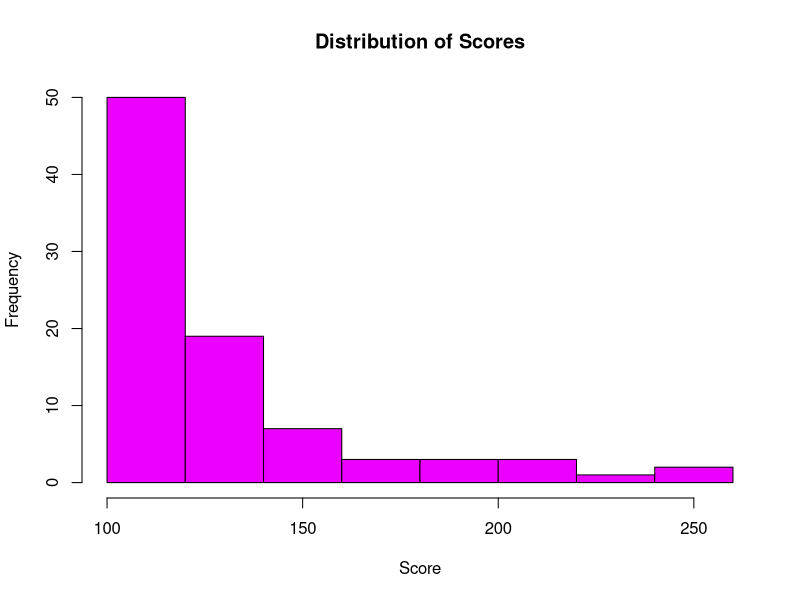
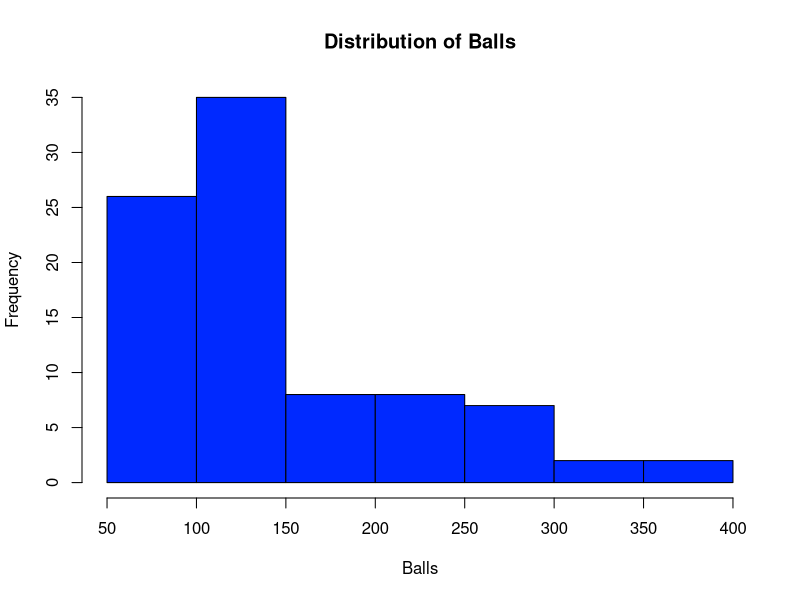
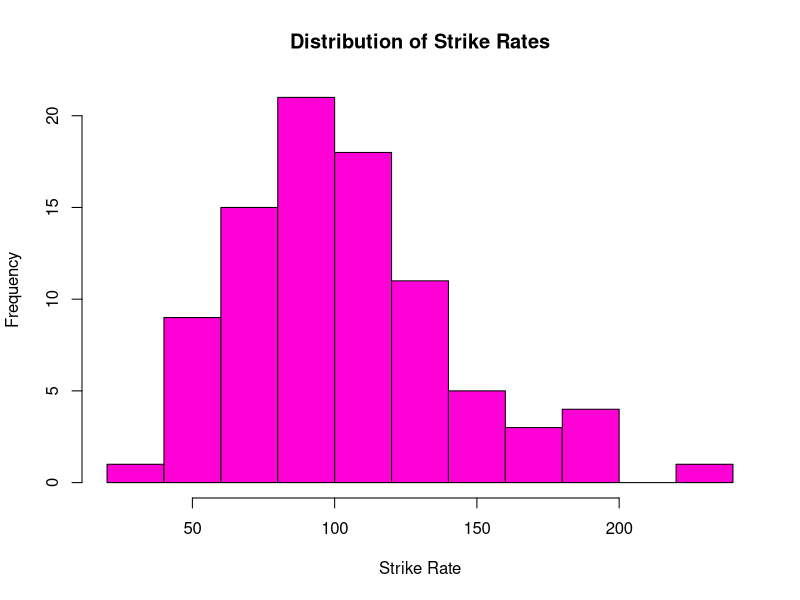
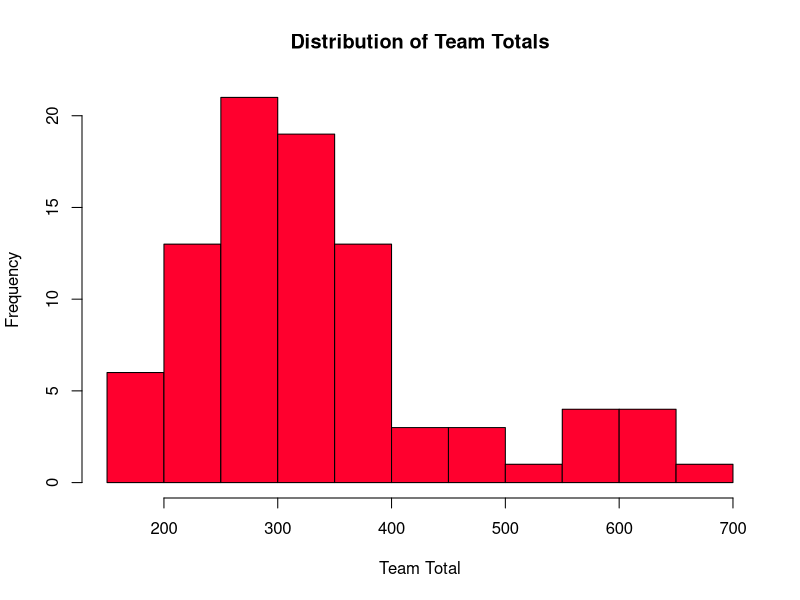
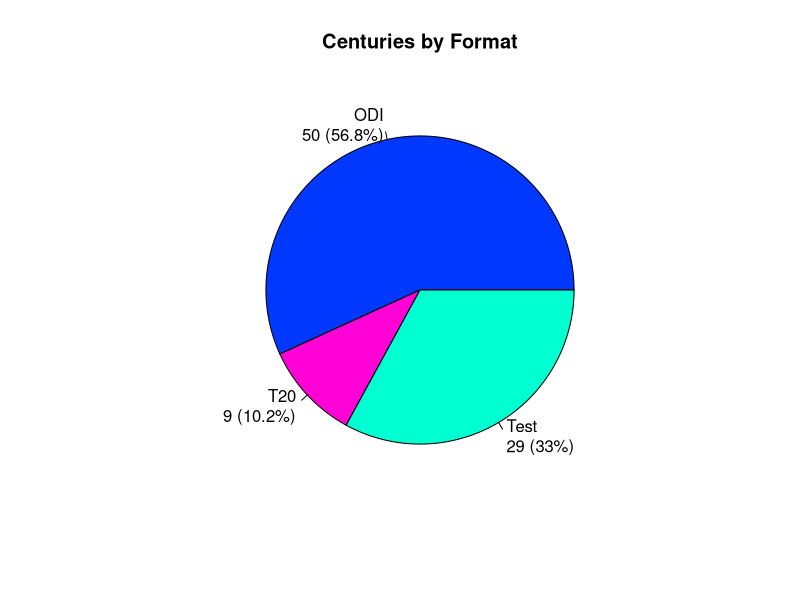
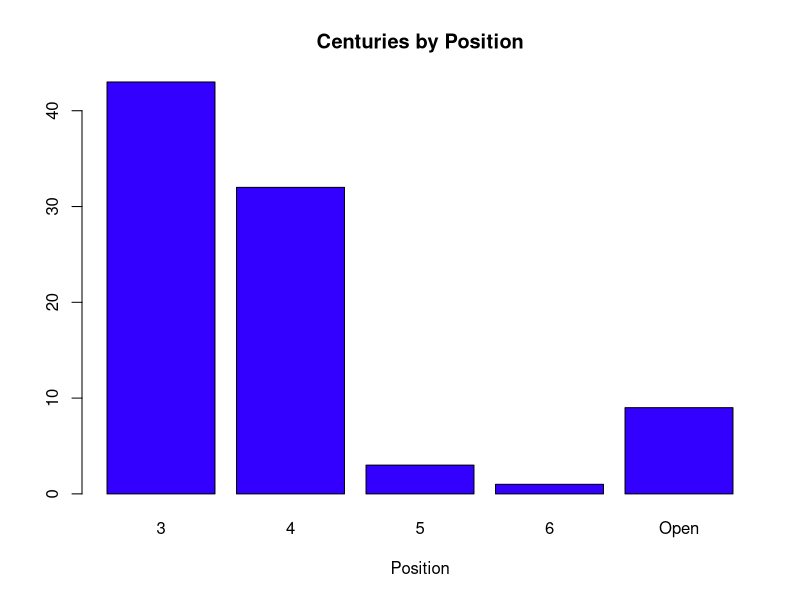
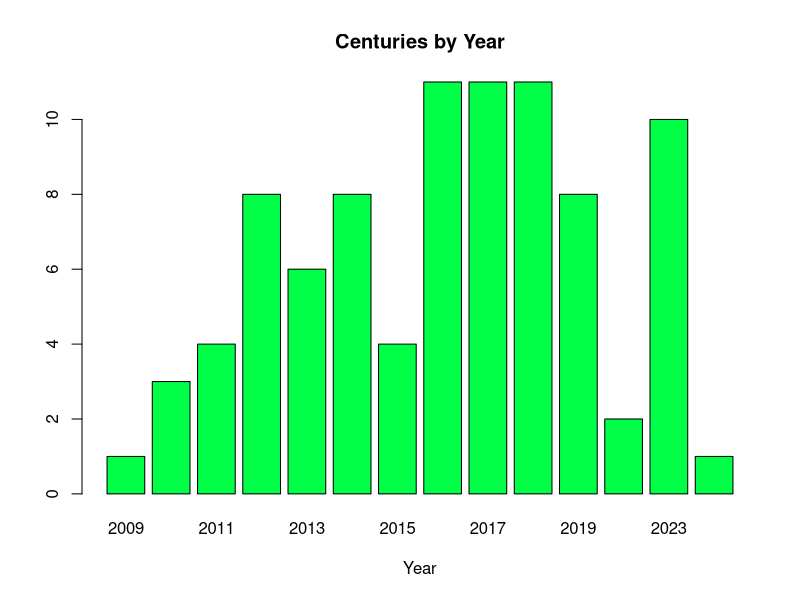
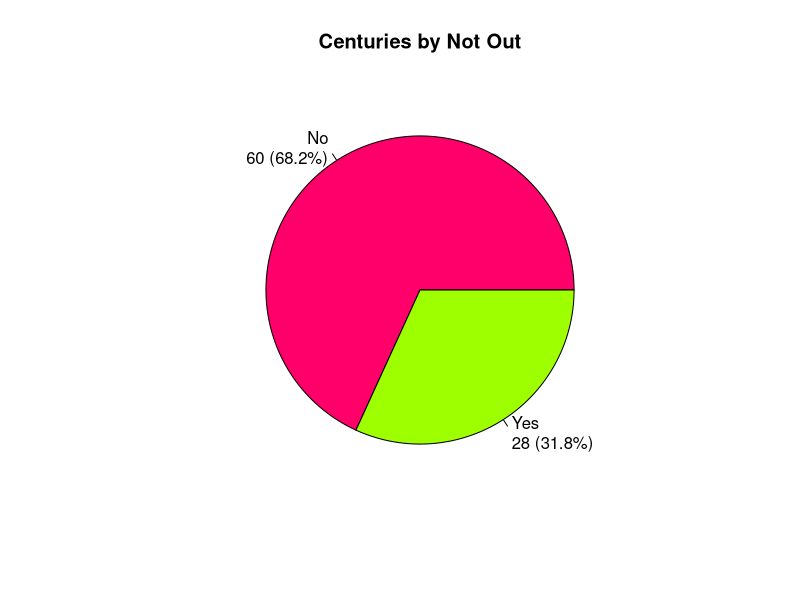

These charts were generated, in order, by the following R code:
# Virat Kohli Century Analysis

# Load required libraries
library(tidyverse)
library(corrplot)
library(nortest)
library(car)

# Read the data
data <- read.csv("IS 2105 - Proposal - Group18 - Dataset.csv")
View(data)

# Replace "T20i" with "T20" in Format column
data$Format <- ifelse(data$Format == "T20i", "T20", data$Format)
# In the Format column, "T20" means "T20 International(T20I)" and "Indian Premie League(IPL)"
view(data)

# Define the function to generate random colors from the rainbow spectrum
random_color <- function(n) {
  colors <- rainbow(100)
  sample(colors, n)
}

# 1. Univariate Analysis

# Summary statistics for quantitative variables
# Numerical Variables

# Score
hist(data$Score, 
    main = "Distribution of Scores", 
     xlab = "Score", 
     col = random_color(1)) 

# Balls
hist(data$Balls, 
     main = "Distribution of Balls", 
     xlab="Balls", 
     col = random_color(1))

# Strike Rate
hist(data$Strike.Rate, 
     main = "Distribution of Strike Rates", 
     xlab = "Strike Rate", 
     col = random_color(1))

# Team Total
hist(data$Team.Total, 
     main = "Distribution of Team Totals", 
     xlab = "Team Total", 
     col = random_color(1))

# Summary statistics for qualitative variables
# Categorical Variables

# Format
format_table <- table(data$Format)
percentages <- round(100 * format_table / sum(format_table), 1)
labels <- paste(names(format_table), "\n", format_table, " (", percentages, "%)", sep = "")

pie(format_table, 
    main = "Centuries by Format", 
    labels = labels,
    col = random_color(length(format_table)))

# Position
table(data$Position)
barplot(table(data$Position), 
        main = "Centuries by Position", 
        xlab = "Position", 
        col = random_color(1))

# Year
table(data$Year)
barplot(table(data$Year), 
        main = "Centuries by Year", 
        xlab = "Year",
        col = random_color(1))

# Not Out
not_out_table <- table(data$Not.Out)
percentages <- round(100 * not_out_table / sum(not_out_table), 1)
labels <- paste(names(not_out_table), "\n", not_out_table, " (", percentages, "%)", sep = "")

pie(not_out_table, 
    main = "Centuries by Not Out", 
    labels = labels,
    col = random_color(length(not_out_table)))

# Man of the Match (MOTM)
motm_table <- table(data$MOTM)
percentages <- round(100 * motm_table / sum(motm_table), 1)
labels <- paste(names(motm_table), "\n", motm_table, " (", percentages, "%)", sep = "")

pie(motm_table, 
    main = "Centuries by Man of the Match", 
    labels = labels,
    col = random_color(length(motm_table)))

# Win
table(data$Win)
barplot(table(data$Win), 
        main = "Centuries by Win", 
        xlab = "Win",
        col = random_color(1))

# Captain
captain_table <- table(data$Captain)
percentages <- round(100 * captain_table / sum(captain_table), 1)
labels <- paste(names(captain_table), "\n", captain_table, " (", percentages, "%)", sep = "")

pie(captain_table, 
    main = "Centuries by Captain", 
    labels = labels,
    col = random_color(length(captain_table)))

# 2. Bivariate Analysis

# Scatter plot for two numerical variables
ggplot(data, aes(x = Balls, y = Score, color = Format)) +
  geom_point() +
  labs(title = "Score vs Balls by Format", x = "Balls", y = "Score")

ggplot(data, aes(x = Strike.Rate, y = Score, color = Format)) +
    geom_point() +
    labs(title = "Score vs Strike Rate by Format", x = "Strike Rate", y = "Score")

ggplot(data, aes(x = Score, y = Team.Total, color = Format)) +
    geom_point() +
    labs(title = "Score vs Team Total by Format", x = "Score", y = "Team Total")

# Two-way table for two categorical variables
table(data$Format, data$Win)
table(data$Format, data$MOTM)
table(data$Format, data$Captain)

table(data$Position, data$Win)
table(data$Position, data$MOTM)

# Numerical vs Categorical
# Boxplot

boxplot(Strike.Rate ~ MOTM,
        data=data,
        main = "Strike Rate by Man of the Match",
        xlab = "MOTM",
        ylab = "Strike Rate",
        col = c("lightpink", "lightyellow"))

boxplot(Score ~ Captain,
        data=data,
        main = "Score by Captain",
        xlab = "Captain",
        ylab = "Score",
        col = c("lightblue", "lightgreen"))

# Density Plot
ggplot(data, aes(x = Score, fill = Win)) +
  geom_density(alpha = 0.5) +
  labs(title = "Density Plot of Score by Win", x = "Score", y = "Density")

ggplot(data, aes(x = Score, fill = Captain)) +
  geom_density(alpha = 0.5) +
  labs(title = "Density Plot of Score by Captain", x = "Score", y = "Density")

# Bar Plot
ggplot(data, aes(x = Not.Out, fill = Format)) +
  geom_bar(position = "fill") +
  labs(title = "Proportion of Not Outs by Format", x = "Not Out", y = "Proportion")

ggplot(data, aes(x = MOTM, fill = Format)) +
  geom_bar(position = "fill") +
  labs(title = "Proportion of MOTH by Format", x = "MOTM", y = "Proportion")

# Time Series Analysis

# Line Plot
# Average Score with year
yearly_avg <- aggregate(Score ~ Year, data = data, FUN = mean)
ggplot(yearly_avg, aes(x = Year, y = Score)) +
  geom_line() +
  geom_point() +
  labs(title = "Average Score Trend Over Years", x = "Year", y = "Average Score")

# Outlier Detection
# Boxplot
boxplot(data$Score, main="Boxplot of Score", col="blue")
boxplot(data$Balls, main="Boxplot of Balls", col="green")
boxplot(data$Strike.Rate, main="Boxplot of Strike Rate", col="red")
boxplot(data$Team.Total, main="Boxplot of Team Total", col="yellow")
boxplot(data$Wickets.lost, main="Boxplot of Wickets Lost", col="orange")

# Hypothesis Testing
# T-test
t.test(data$Score[data$Format == "ODI"], data$Score[data$Format == "Test"])
t.test(data$Score[data$Win == "Yes"], data$Score[data$Win == "No"])
t.test(data$Score[data$Not.Out == "Yes"], data$Score[data$Not.Out == "No"])
t.test(data$Score[data$MOTM == "Yes"], data$Score[data$MOTM == "No"])
t.test(data$Score[data$Captain == "Yes"], data$Score[data$Captain == "No"])

# 3. Regression Analysis
lm_model <- lm(Score ~ Balls + Strike.Rate, data = data)
summary(lm_model)

lm_model <- lm(Score ~ Team.Total + Wickets.lost, data = data)
summary(lm_model)

# Filter the dataset to include only rows where the 'Format' is 'Test'
test_data <- data %>%
  filter(Format == "Test")
view(test_data)

#Univariate
#inning pie chart
#position bar graph
#against bar graph
#host nation bar graph
#win pie chart

#Bivariate
#inning, score boxplot
#inning, balls boxplot
#score, team total scatterplot colored by inning
#year, score boxplot
#inning, win multiple bar graph

# Filter the dataset to include only rows where the 'Format' is 'ODI'
odi_data <- data %>%
  filter(Format == "ODI")
view(odi_data)

#Univariate 
#Inning pie chart
#Win pie chart 
#MOTM pie chart 
#Score histogram
#SR histogram

#Bivariate 
#Score, SR scatterplot colored by win
#Inning, win multiple bar graph
#Not out, win multiple bar graph
#Win, SR box plot
#Year, score box plot

# Filter the dataset to include only rows where the 'Format' is 'T20'
t20_data <- data %>%
  filter(Format == "T20")
view(t20_data)

#Univariate 
#Inning pie chart
#Win pie chart 
#MOTM pie chart 
#Score histogram
#SR histogram

#Bivariate 
#Score, SR scatterplot colored by win
#Inning, win multiple bar graph
#Not out, win multiple bar graph
#Win, SR box plot
#Year, score box plot
